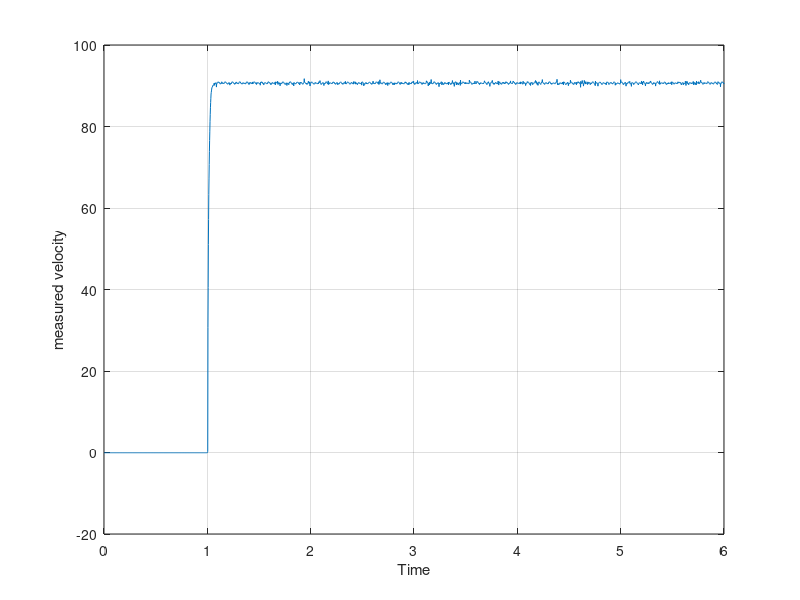

The MATLAB source for this figure:
%% preparation %%
close all
clear all
clc

%% Data %%

Ra = 8.4;  % armature resistance
L = 1.16e-3; % armature inductance
%Ke = 0.042; % torque constant
Kc =  0.042; % back-emf constant
Jm = 4e-6; % motor inertia 
Jh = 0.6e-6; % motor hub inertia 
Br = 0; % damping coeff.
k = 0; %static friction coeff

%% State Space representation %%


A =[ -Ra/L ,      -Kc/L;
   Kc/(Jm+Jh) , -Br/(Jm+Jh)];

B = [1/L;
      0];

C = [1,0;
     0,1];

D = [0;0];

sys_complete = ss(A,B,C,D)

eigenvalues = eig(A)

%% Transfer Function %%


G_tot = tf(sys_complete)   % compute the transfer function matrix  
% figure 
% bode(G_tot)  % Plot the two Bode diagrams of the two transfer functions that we want ( from Va to theta and from Va to alpha)

%% Neglecting electrical dynamics %%

A1 =[ (-Br-Kc*Kc/Ra)/(Jh+Jm)];

B1 = [ (Kc/Ra)/(Jm+Jh)];

C1 = [1];

D1 = [0];

sys_partial = ss(A1,B1,C1,D1)

eigenvalues = eig(A1)

%% Transfer Function %%


G_partial = tf(sys_partial)   % compute the transfer function matrix  
% figure 
% bode(G_partial)  % Plot the two Bode diagrams of the two transfer functions that we want ( from Va to theta and from Va to alpha)


%% Load and plot the experimental data

load('dati esp renzo 08-04/plus4V.mat');
load('dati esp renzo 08-04/plus4Vomega.mat');

% time_vector_current = current(1,:);
% current_vector = current(2,:);
% 
% figure
% plot(time_vector_current,current_vector);
% xlabel('Time');
% ylabel('measured current');
% grid on;

time_vector_omega = omega(1,:);
omega_vector =(pi/180)*omega(2,:); % converted in rad/s

figure
plot(time_vector_omega,omega_vector);
xlabel('Time');
ylabel('measured velocity');
grid on;


%% Analyze data and compute the damping coefficient from the steady state values%

%the input voltage is a square wave of amplitude +-1V and frequency 0.25Hz

% Find the steady state velocities value
% positive_steady_st_values = [];
% for i=1:length(omega_vector)
%    if ((omega_vector(i)<23) && (omega_vector(i)>22.1))
%        positive_steady_st_values = [positive_steady_st_values,omega_vector(i)];
%    end
% end
% positive_st_st_vel = mean(positive_steady_st_values);
% 
% Va = 1; % the constant input voltage
% omega_m = positive_st_st_vel % the measured constant velocity
% Br = (Kc/(Ra*omega_m))*Va - (Ke*Kc/Ra)

%% 

ladder_INPUT = [];
p=0;
for i=1:21
    
    ladder_INPUT = [ladder_INPUT,p];
    p=p+0.5;
end
